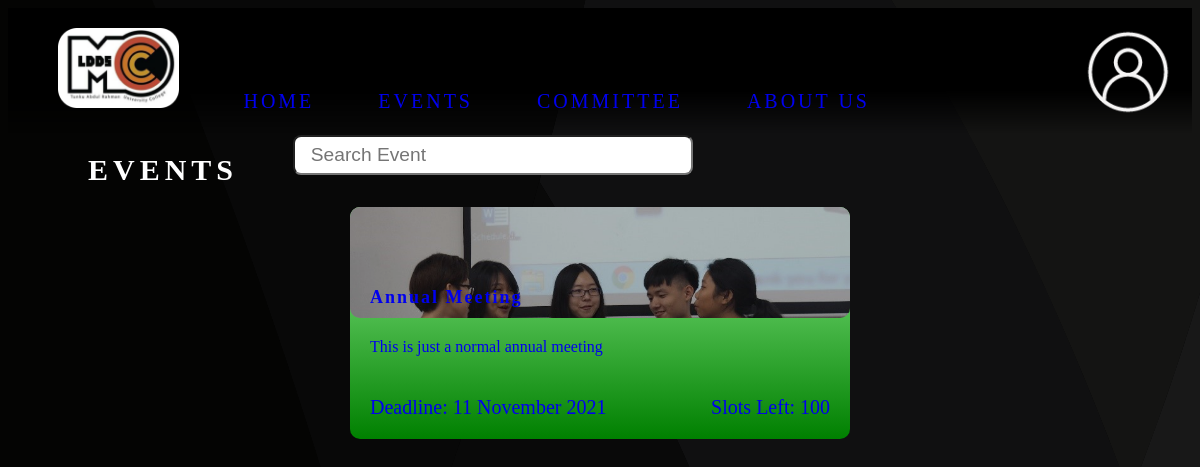
/events/index.php, run on an earlier commit of the app's database.
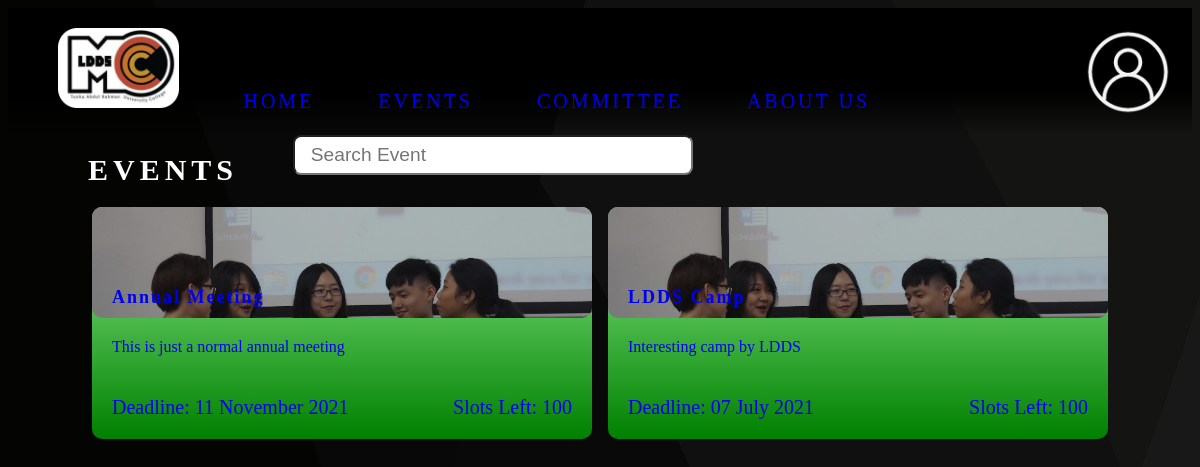
And on a later commit of the database.
### tables this page shows
CREATE TABLE `event` (
  `id` int(11) NOT NULL,
  `name` varchar(45) NOT NULL,
  `description` varchar(250) NOT NULL,
  `date` date NOT NULL,
  `start_time` time NOT NULL,
  `end_time` time NOT NULL,
  `venue` varchar(20) NOT NULL,
  `capacity` int(11) NOT NULL,
  `deadline` date NOT NULL,
  `person_in_charge` varchar(10) NOT NULL
);

### events/index.php (the view, shortened to what this page needs)
<?php
require_once('../banner.php');
?>
<!DOCTYPE html>
<html lang="en">
    <head>
        <link rel="stylesheet" href="https://code.getmdl.io/1.3.0/material.grey-orange.min.css" />
        <link rel="stylesheet" href="/wst-ldds/style/main.css">
        <link rel="stylesheet" href="/wst-ldds/style/events.css">
    </head>
    <body>
        <div class="content">
            <h1>Events</h1>
            <input type="text" class ="event-searchbox" id="event-searchbox" placeholder="Search Event" oninput="search(this)">
            <div class="events-list">
            <?php
                require_once("./../config/conn.php");
                $query = $conn->prepare("SELECT * FROM event;");
                $query->execute();
                $result = $query -> get_result();
                if ($result->num_rows > 0) {
                    while ($row = $result->fetch_assoc()) {
                        $query2 = $conn->prepare("SELECT COUNT(*) AS slots_taken FROM event_registration WHERE event_id=?");
                        $query2->bind_param("s", $row['id']);
                        $query2->execute();
                        $registrationResult = $query2->get_result();
                        $slotsTaken = $registrationResult->fetch_assoc()['slots_taken'];
                        echo '<a class="event-box" href="/wst-ldds/event/'.$row['id'].'">
                                <h3>'.$row['name'].'</h3>
                                <div class="desc">'.$row['description'].'</div>
                                <div class="deadline">Deadline: '.date("d F Y", strtotime($row['deadline'])).'</div>
                                <div class="slots-left">Slots Left: '.($row['capacity'] - $slotsTaken).'</div>
                            </a>';
                    }
                } else {
                }
             ?>
            </div>
        </div>
    </body>
</html>

### banner.php (shortened to what this page needs)
<html>
    <head>
        <link rel="stylesheet" href="/wst-ldds/style/banner.css">
    </head>
    <body>
        <div class="banner" id="banner">
            <img class="logo "src="/wst-ldds/style/images/ldds-logo.png" alt="logo" />
            <a class="navbar" href="/wst-ldds/">Home</a>
            <a class="navbar" href="/wst-ldds/events/">Events</a>
            <a class="navbar" href="/wst-ldds/committee/">Committee</a>
            <a class="navbar" href="/wst-ldds/about-us/">About Us</a>
            <div class="dropdown">
                <img class="user-icon" src="/wst-ldds/profile/images/<?php echo isset($_SESSION['img_path']) ? $_SESSION['img_path'] : 'default.png';?>" alt="user" />
            </div>
        </div>
    </body>
</html>

### style/banner.css (style rules this page uses)
.banner { padding: 20px; background-image: linear-gradient(to bottom, black 65%, rgba(0, 0, 0, 0)); }
.banner .logo { height: 80px; padding: 0 30px; }
.banner .navbar { padding: 10px 30px; border-radius: 12px; font-size: 20px; text-transform: uppercase; text-decoration: none; letter-spacing: 3px; transition: background-color 0.5s; }
.dropdown { position: relative; float: right; }
.dropdown .user-icon { vertical-align: middle; height: 5.5rem; width: 5.5rem; object-fit: cover; cursor: pointer; border-radius: 50%; }

### style/main.css (style rules this page uses)
body { background: url('./images/bg.svg') fixed; background-size: cover; overflow-x: hidden; overflow-y: overlay; }
.content { padding: 0 80px; color: white; }
.content h1 { font-size: 30px; text-transform: uppercase; letter-spacing: 5px; }
.deadline { left: 0px; }

### style/events.css (style rules this page uses)
.event-searchbox, .event-searchbox input:focus { margin: -4.5rem 12.8rem; width: 25rem; height: 2.5rem; border-radius: 0.5rem; outline: none; padding-left: 1rem; font-size: 1.2rem; }
.events-list { display: flex; flex-wrap: wrap; gap: 1rem; justify-content: center; }
.event-box { border-radius: 10px; text-decoration: none; background: linear-gradient(to bottom, lightgreen, green); width: 500px; transition: box-shadow .2s; }
.event-box > h3 { border-radius: 10px; font-size: 1.5vw; letter-spacing: 2px; padding: 80px 20px 10px 20px; margin: 0; background: url('/wst-ldds/style/images/carousel/JLC.jpg'); background-size: cover; background-repeat: no-repeat; box-shadow: inset 0 0 0 1000px rgba(0,0,0,.2); }
.event-box > .desc { padding: 20px; }
.event-box > .deadline, .event-box > .slots-left { display: inline-block; padding: 20px; font-size: 20px; }
.event-box > .slots-left { float: right; }
div .slots-left { font-size: small }

What changed in the data, as far as the page shows it:
added event: name "LDDS Camp", description "Interesting camp by LDDS", deadline "07 July 2021", $row['capacity']-$slotsTaken "100"
